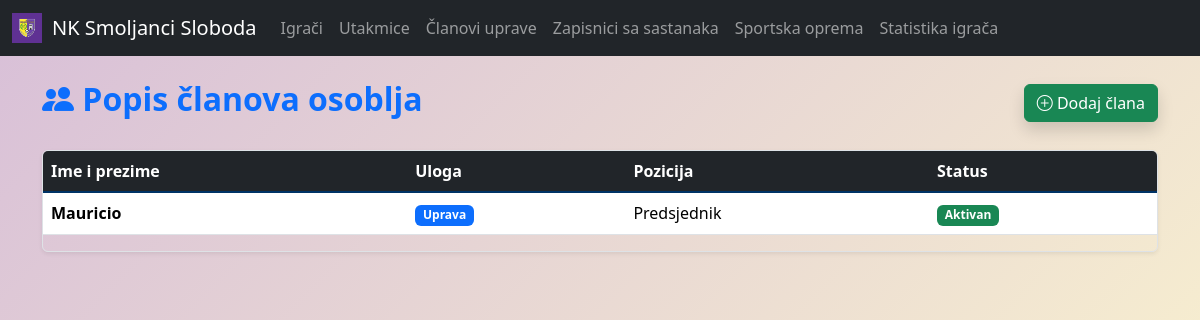
/staff/, run on an earlier commit of the app's database.
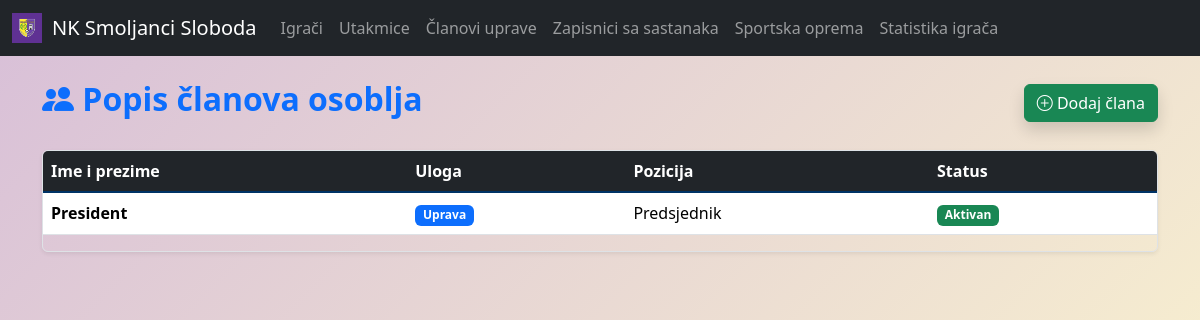
And on a later commit of the database.
### main/models.py (models this page shows, shortened)
class StaffMember(models.Model):
    ROLE_TYPES = [
        ("U", "Uprava"),
        ("T", "Trener"),
        ("F", "Fizioterapeut"),
        ("O", "Ostalo"),
    ]
    name = models.CharField(max_length=100)
    role = models.CharField(max_length=1, choices=ROLE_TYPES)
    position = models.CharField(max_length=100, blank=True)
    email = models.EmailField(blank=True, null=True)
    phone = models.CharField(max_length=20, blank=True, null=True)
    active = models.BooleanField(default=True)

### main/views.py (the view)
# urls.py: path('staff/', views.staffmember_list, name='staffmember-list'),
def staffmember_list(request):
    staffmembers = StaffMember.objects.all()
    return render(request, 'main/staff/staffmember_list.html', {'staffmembers': staffmembers})

### templates/main/staff/staffmember_list.html (shortened to what this page needs)
{% extends 'main/base.html' %} {% block title %}Popis članova uprave{%endblock%}
{% block content %}
<div class="container my-4">
  <div class="d-flex justify-content-between align-items-center mb-4">
    <h2 class="fw-bold text-primary">
      <i class="bi bi-people-fill"></i> Popis članova osoblja
    </h2>
    <a
      href="{% url 'main:staffmember_create' %}"
      class="btn btn-success shadow"
    >
      <i class="bi bi-plus-circle"></i> Dodaj člana
    </a>
  </div>
  <div class="table-responsive shadow-sm rounded border">
    <table class="table table-hover align-middle">
      <thead class="table-dark">
        <tr>
          <th>Ime i prezime</th>
          <th>Uloga</th>
          <th>Pozicija</th>
          <th>Status</th>
        </tr>
      </thead>
      <tbody class="table-group-divider">
        {% for member in staffmembers %}
        <tr
          class="table-row-clickable"
          data-href="{% url 'main:staffmember_detail' member.id %}"
        >
          <td><strong>{{ member.name }}</strong></td>
          <td>
            <span class="badge bg-primary">{{ member.get_role_display }}</span>
          </td>
          <td>{{ member.position|default:"-" }}</td>
          <td>
            {% if member.active %}
            <span class="badge bg-success">Aktivan</span>
            {% else %}
            <span class="badge bg-secondary">Neaktivan</span>
            {% endif %}
          </td>
        </tr>
        {% empty %}
        <tr>
          <td colspan="4" class="text-center text-muted py-4">
            Nema zapisanih članova osoblja.
          </td>
        </tr>
        {% endfor %}
      </tbody>
    </table>
  </div>
</div>
{% endblock %}

What changed in the data, as far as the page shows it:
changed StaffMember "Predsjednik": name "Mauricio" → "President"
